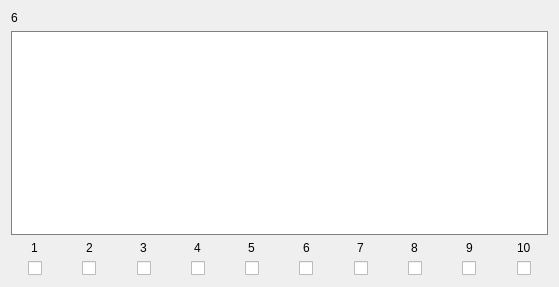
            <widget class="QWidget" name="scrollAreaWidgetContents_166">
             <property name="geometry">
              <rect>
               <x>0</x>
               <y>0</y>
               <width>559</width>
               <height>287</height>
              </rect>
             </property>
             <layout class="QVBoxLayout" name="verticalLayout_110">
              <item>
               <widget class="QLabel" name="Name_6">
                <property name="text">
                 <string>6</string>
                </property>
               </widget>
              </item>
              <item>
               <widget class="QTextEdit" name="Text_6">
                <property name="styleSheet">
                 <string notr="true">border: 1px solid gray</string>
                </property>
               </widget>
              </item>
              <item>
               <layout class="QHBoxLayout" name="horizontalLayout_9">
                <property name="bottomMargin">
                 <number>0</number>
                </property>
                <item>
                 <layout class="QVBoxLayout" name="verticalLayout_54">
                  <property name="rightMargin">
                   <number>0</number>
                  </property>
                  <property name="bottomMargin">
                   <number>0</number>
                  </property>
                  <item alignment="Qt::AlignHCenter">
                   <widget class="QLabel" name="label_52">
                    <property name="text">
                     <string>1</string>
                    </property>
                   </widget>
                  </item>
                  <item alignment="Qt::AlignHCenter">
                   <widget class="QCheckBox" name="Check_6_1">
                    <property name="text">
                     <string/>
                    </property>
                   </widget>
                  </item>
                 </layout>
                </item>
                <item>
                 <layout class="QVBoxLayout" name="verticalLayout_55">
                  <property name="rightMargin">
                   <number>0</number>
                  </property>
                  <property name="bottomMargin">
                   <number>0</number>
                  </property>
                  <item alignment="Qt::AlignHCenter">
                   <widget class="QLabel" name="label_53">
                    <property name="text">
                     <string>2</string>
                    </property>
                   </widget>
                  </item>
                  <item alignment="Qt::AlignHCenter">
                   <widget class="QCheckBox" name="Check_6_2">
                    <property name="text">
                     <string/>
                    </property>
                   </widget>
                  </item>
                 </layout>
                </item>
                <item>
                 <layout class="QVBoxLayout" name="verticalLayout_56">
                  <property name="rightMargin">
                   <number>0</number>
                  </property>
                  <property name="bottomMargin">
                   <number>0</number>
                  </property>
                  <item alignment="Qt::AlignHCenter">
                   <widget class="QLabel" name="label_54">
                    <property name="text">
                     <string>3</string>
                    </property>
                   </widget>
                  </item>
                  <item alignment="Qt::AlignHCenter">
                   <widget class="QCheckBox" name="Check_6_3">
                    <property name="text">
                     <string/>
                    </property>
                   </widget>
                  </item>
                 </layout>
                </item>
                <item>
                 <layout class="QVBoxLayout" name="verticalLayout_57">
                  <property name="rightMargin">
                   <number>0</number>
                  </property>
                  <property name="bottomMargin">
                   <number>0</number>
                  </property>
                  <item alignment="Qt::AlignHCenter">
                   <widget class="QLabel" name="label_55">
                    <property name="text">
                     <string>4</string>
                    </property>
                   </widget>
                  </item>
                  <item alignment="Qt::AlignHCenter">
                   <widget class="QCheckBox" name="Check_6_4">
                    <property name="text">
                     <string/>
                    </property>
                   </widget>
                  </item>
                 </layout>
                </item>
                <item>
                 <layout class="QVBoxLayout" name="verticalLayout_58">
                  <property name="rightMargin">
                   <number>0</number>
                  </property>
                  <property name="bottomMargin">
                   <number>0</number>
                  </property>
                  <item alignment="Qt::AlignHCenter">
                   <widget class="QLabel" name="label_56">
                    <property name="text">
                     <string>5</string>
                    </property>
                   </widget>
                  </item>
                  <item alignment="Qt::AlignHCenter">
                   <widget class="QCheckBox" name="Check_6_5">
                    <property name="text">
                     <string/>
                    </property>
                   </widget>
                  </item>
                 </layout>
                </item>
                <item>
                 <layout class="QVBoxLayout" name="verticalLayout_59">
                  <property name="rightMargin">
                   <number>0</number>
                  </property>
                  <property name="bottomMargin">
                   <number>0</number>
                  </property>
                  <item alignment="Qt::AlignHCenter">
                   <widget class="QLabel" name="label_57">
                    <property name="text">
                     <string>6</string>
                    </property>
                   </widget>
                  </item>
                  <item alignment="Qt::AlignHCenter">
                   <widget class="QCheckBox" name="Check_6_6">
                    <property name="text">
                     <string/>
                    </property>
                   </widget>
                  </item>
                 </layout>
                </item>
                <item>
                 <layout class="QVBoxLayout" name="verticalLayout_60">
                  <property name="rightMargin">
                   <number>0</number>
                  </property>
                  <property name="bottomMargin">
                   <number>0</number>
                  </property>
                  <item alignment="Qt::AlignHCenter">
                   <widget class="QLabel" name="label_58">
                    <property name="text">
                     <string>7</string>
                    </property>
                   </widget>
                  </item>
                  <item alignment="Qt::AlignHCenter">
                   <widget class="QCheckBox" name="Check_6_7">
                    <property name="text">
                     <string/>
                    </property>
                   </widget>
                  </item>
                 </layout>
                </item>
                <item>
                 <layout class="QVBoxLayout" name="verticalLayout_61">
                  <property name="rightMargin">
                   <number>0</number>
                  </property>
                  <property name="bottomMargin">
                   <number>0</number>
                  </property>
                  <item alignment="Qt::AlignHCenter">
                   <widget class="QLabel" name="label_59">
                    <property name="text">
                     <string>8</string>
                    </property>
                   </widget>
                  </item>
                  <item alignment="Qt::AlignHCenter">
                   <widget class="QCheckBox" name="Check_6_8">
                    <property name="text">
                     <string/>
                    </property>
                   </widget>
                  </item>
                 </layout>
                </item>
                <item>
                 <layout class="QVBoxLayout" name="verticalLayout_62">
                  <property name="rightMargin">
                   <number>0</number>
                  </property>
                  <property name="bottomMargin">
                   <number>0</number>
                  </property>
                  <item alignment="Qt::AlignHCenter">
                   <widget class="QLabel" name="label_60">
                    <property name="text">
                     <string>9</string>
                    </property>
                   </widget>
                  </item>
                  <item alignment="Qt::AlignHCenter">
                   <widget class="QCheckBox" name="Check_6_9">
                    <property name="text">
                     <string/>
                    </property>
                   </widget>
                  </item>
                 </layout>
                </item>
                <item>
                 <layout class="QVBoxLayout" name="verticalLayout_63">
                  <property name="rightMargin">
                   <number>0</number>
                  </property>
                  <property name="bottomMargin">
                   <number>0</number>
                  </property>
                  <item alignment="Qt::AlignHCenter">
                   <widget class="QLabel" name="label_61">
                    <property name="text">
                     <string>10</string>
                    </property>
                   </widget>
                  </item>
                  <item alignment="Qt::AlignHCenter">
                   <widget class="QCheckBox" name="Check_6_10">
                    <property name="text">
                     <string/>
                    </property>
                   </widget>
                  </item>
                 </layout>
                </item>
               </layout>
              </item>
             </layout>
            </widget>
